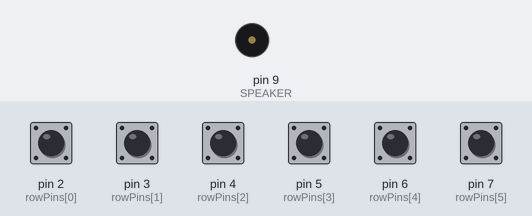
Recording of a sketch running on a simulated Arduino Mega 2560, built with avr-gcc and run on an emulated ATmega2560. On the bench: buzzer (waves = sounding). Inputs (shaded band) come from the test bench; at power-on: pin 2 (rowPins[0]), pin 3 (rowPins[1]), pin 4 (rowPins[2]), pin 5 (rowPins[3]), pin 6 (rowPins[4]), pin 7 (rowPins[5]) HIGH. What the sketch prints to the serial monitor is not drawn.

Above: at 1.2 s.
1.3 s: pin 2 (rowPins[0]) pulled LOW for 0.15 s
At 1.6 s:
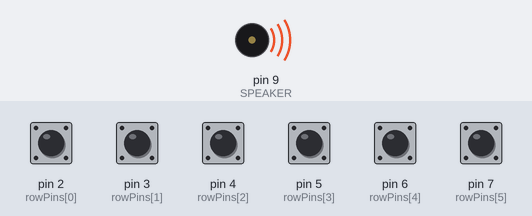
Timing chart, 0 to 8.9 s (numbered marks = the images above; inputs shaded):
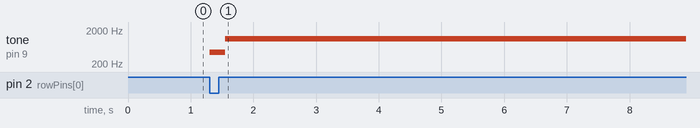

Measured:
- after the input at 1.3 s, tone on pin 9 (SPEAKER): plays 440 Hz for 0.25 s, 1093 Hz for 0.44 s, 1095 Hz for 1.1 s, 1098 Hz for 1.1 s, 1100 Hz for 1.1 s, 1103 Hz for 1.1 s … (9 notes in this stretch), starting at once

The sketch:

test_61_note_keyboard_tone_func.ino
```cpp
// Merged: 61-Key Matrix Keyboard → Triggers Demo Song
#include "pitches.h"

const int SPEAKER = 9;

// --- Keyboard Config ---
const byte NUM_ROWS = 6;
const byte NUM_COLS = 11;
const byte TOTAL_KEYS = 61;
const byte START_MIDI_NOTE = 36;

const byte rowPins[NUM_ROWS] = {2, 3, 4, 5, 6, 7};
const byte colPins[NUM_COLS] = {23, 25, 27, 29, 31, 33, 35, 37, 39, 41, 43};

bool keyState[NUM_ROWS][NUM_COLS];
bool lastKeyState[NUM_ROWS][NUM_COLS];

const char* noteNames[] = {"C", "C#", "D", "D#", "E", "F", "F#", "G", "G#", "A", "A#", "B"};

// Demo Song (tone sequence)
// int notes[] = {
//   NOTE_A4, NOTE_E3, NOTE_A4, 0,
//   NOTE_A4, NOTE_E3, NOTE_A4, 0,
//   NOTE_E4, NOTE_D4, NOTE_C4, NOTE_B4, NOTE_A4, NOTE_B4, NOTE_C4, NOTE_D4,
//   NOTE_E4, NOTE_E3, NOTE_A4, 0
// };

// int times[] = {
//   250, 250, 250, 250,
//   250, 250, 250, 250,
//   125, 125, 125, 125, 125, 125, 125, 125,
//   250, 250, 250, 250
// };

int notes[] = {
  NOTE_A4
};

int times[] = {
  250
};

bool songPlaying = false;

void setup() {
  Serial.begin(115200);
  while (!Serial) {}
  Serial.println("61-Key Keyboard → Song Trigger Ready!");

  // Keyboard setup
  for (byte r = 0; r < NUM_ROWS; r++) {
    pinMode(rowPins[r], INPUT_PULLUP);
  }
  for (byte c = 0; c < NUM_COLS; c++) {
    pinMode(colPins[c], OUTPUT);
    digitalWrite(colPins[c], HIGH);
  }

  // Initialize key states
  for (byte r = 0; r < NUM_ROWS; r++) {
    for (byte c = 0; c < NUM_COLS; c++) {
      keyState[r][c] = false;
      lastKeyState[r][c] = false;
    }
  }
}

void loop() {
  scanMatrix();
  checkStateChanges();
  delay(1);
}

// ==================== Keyboard Functions ====================
void scanMatrix() {
  for (byte c = 0; c < NUM_COLS; c++) {
    digitalWrite(colPins[c], LOW);
    delayMicroseconds(10);

    for (byte r = 0; r < NUM_ROWS; r++) {
      keyState[r][c] = (digitalRead(rowPins[r]) == LOW);
    }
    digitalWrite(colPins[c], HIGH);
  }
}

void checkStateChanges() {
  for (byte r = 0; r < NUM_ROWS; r++) {
    for (byte c = 0; c < NUM_COLS; c++) {
      int keyIndex = (r * NUM_COLS) + c;
      if (keyIndex >= TOTAL_KEYS) continue;

      byte midiNote = START_MIDI_NOTE + keyIndex;

      // Key newly pressed
      if (keyState[r][c] && !lastKeyState[r][c]) {
        printNoteEvent(midiNote, true);

        // Trigger the full song when any key is pressed
        if (!songPlaying) {
          playSong();
        }

        lastKeyState[r][c] = true;
      }
      // Key released
      else if (!keyState[r][c] && lastKeyState[r][c]) {
        printNoteEvent(midiNote, false);
        lastKeyState[r][c] = false;
      }
    }
  }
}

void printNoteEvent(byte midiNote, bool isPressed) {
  int noteIndex = midiNote % 12;
  int octave = (midiNote / 12) - 1;

  Serial.print("Note: ");
  Serial.print(noteNames[noteIndex]);
  Serial.print(octave);
  Serial.println(isPressed ? " [ON]" : " [OFF]");
}

// ==================== Song Player ====================
void playSong() {
  songPlaying = true;
  Serial.println("=== Playing Song ===");

  for (int i = 0; i < 20; i++) {
    if (notes[i] != 0) {
      tone(SPEAKER, notes[i], times[i]);
    } else {
      noTone(SPEAKER);
    }
    delay(times[i]);
  }

  noTone(SPEAKER);
  songPlaying = false;
  Serial.println("=== Song Finished ===");
}
```

pitches.h
```cpp
/*************************************************
 * Public Constants
 *************************************************/

#define NOTE_B0  31
#define NOTE_C1  33
#define NOTE_CS1 35
#define NOTE_D1  37
#define NOTE_DS1 39
#define NOTE_E1  41
#define NOTE_F1  44
#define NOTE_FS1 46
#define NOTE_G1  49
#define NOTE_GS1 52
#define NOTE_A1  55
#define NOTE_AS1 58
#define NOTE_B1  62
#define NOTE_C2  65
#define NOTE_CS2 69
#define NOTE_D2  73
#define NOTE_DS2 78
#define NOTE_E2  82
#define NOTE_F2  87
#define NOTE_FS2 93
#define NOTE_G2  98
#define NOTE_GS2 104
#define NOTE_A2  110
#define NOTE_AS2 117
#define NOTE_B2  123
#define NOTE_C3  131
#define NOTE_CS3 139
#define NOTE_D3  147
#define NOTE_DS3 156
#define NOTE_E3  165
#define NOTE_F3  175
#define NOTE_FS3 185
#define NOTE_G3  196
#define NOTE_GS3 208
#define NOTE_A3  220
#define NOTE_AS3 233
#define NOTE_B3  247
#define NOTE_C4  262
#define NOTE_CS4 277
#define NOTE_D4  294
#define NOTE_DS4 311
#define NOTE_E4  330
#define NOTE_F4  349
#define NOTE_FS4 370
#define NOTE_G4  392
#define NOTE_GS4 415
#define NOTE_A4  440
#define NOTE_AS4 466
#define NOTE_B4  494
#define NOTE_C5  523
#define NOTE_CS5 554
#define NOTE_D5  587
#define NOTE_DS5 622
#define NOTE_E5  659
#define NOTE_F5  698
#define NOTE_FS5 740
#define NOTE_G5  784
#define NOTE_GS5 831
#define NOTE_A5  880
#define NOTE_AS5 932
#define NOTE_B5  988
#define NOTE_C6  1047
#define NOTE_CS6 1109
#define NOTE_D6  1175
#define NOTE_DS6 1245
#define NOTE_E6  1319
#define NOTE_F6  1397
#define NOTE_FS6 1480
#define NOTE_G6  1568
#define NOTE_GS6 1661
#define NOTE_A6  1760
#define NOTE_AS6 1865
#define NOTE_B6  1976
#define NOTE_C7  2093
#define NOTE_CS7 2217
#define NOTE_D7  2349
#define NOTE_DS7 2489
#define NOTE_E7  2637
#define NOTE_F7  2794
#define NOTE_FS7 2960
#define NOTE_G7  3136
#define NOTE_GS7 3322
#define NOTE_A7  3520
#define NOTE_AS7 3729
#define NOTE_B7  3951
#define NOTE_C8  4186
#define NOTE_CS8 4435
#define NOTE_D8  4699
#define NOTE_DS8 4978
```
